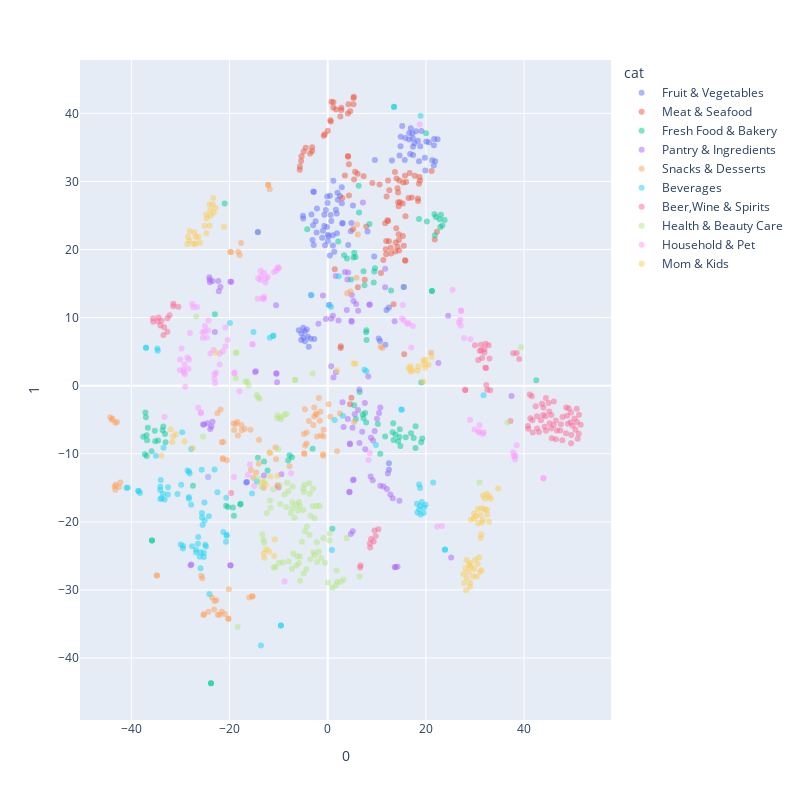

Write notebook code for a chart like this one.
### Code cell
tsne_df = pd.DataFrame(data=tsne_decom)
tsne_df['sku_name'] = samp_df['sku_name'].values
tsne_df['cat'] = samp_df['cat'].values

fig = px.scatter(tsne_df, x=0, y=1,color='cat', hover_data=['sku_name'],width=800,
                   height=800,opacity=0.5)
fig.show()
